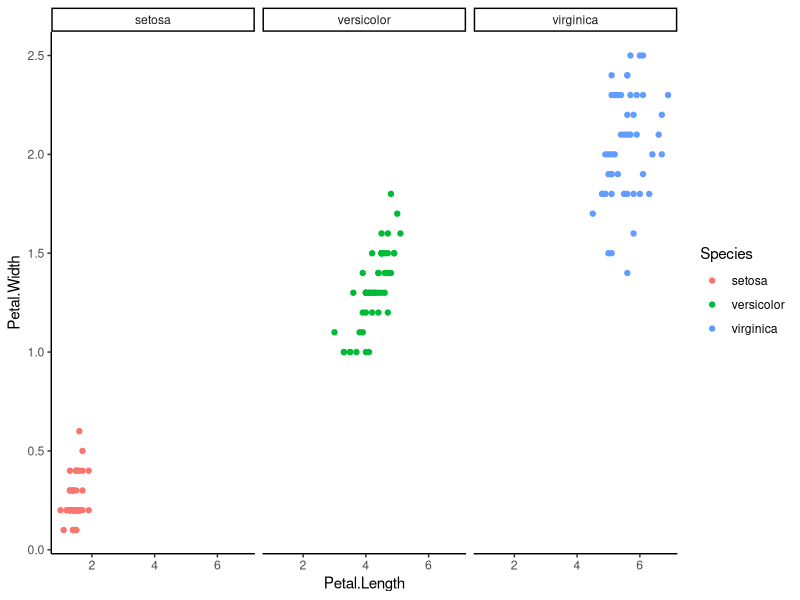

R code for this plot:
## ---- chunk 1
knitr::opts_chunk$set(echo = TRUE)
## ---- chunk 2

library(tidyverse)

iris_plot<- ggplot(iris, aes(x= Petal.Length, y= Petal.Width))+
  geom_point(aes(color = Species)) +
  facet_wrap(~ Species) +
  theme_classic()

iris_plot
